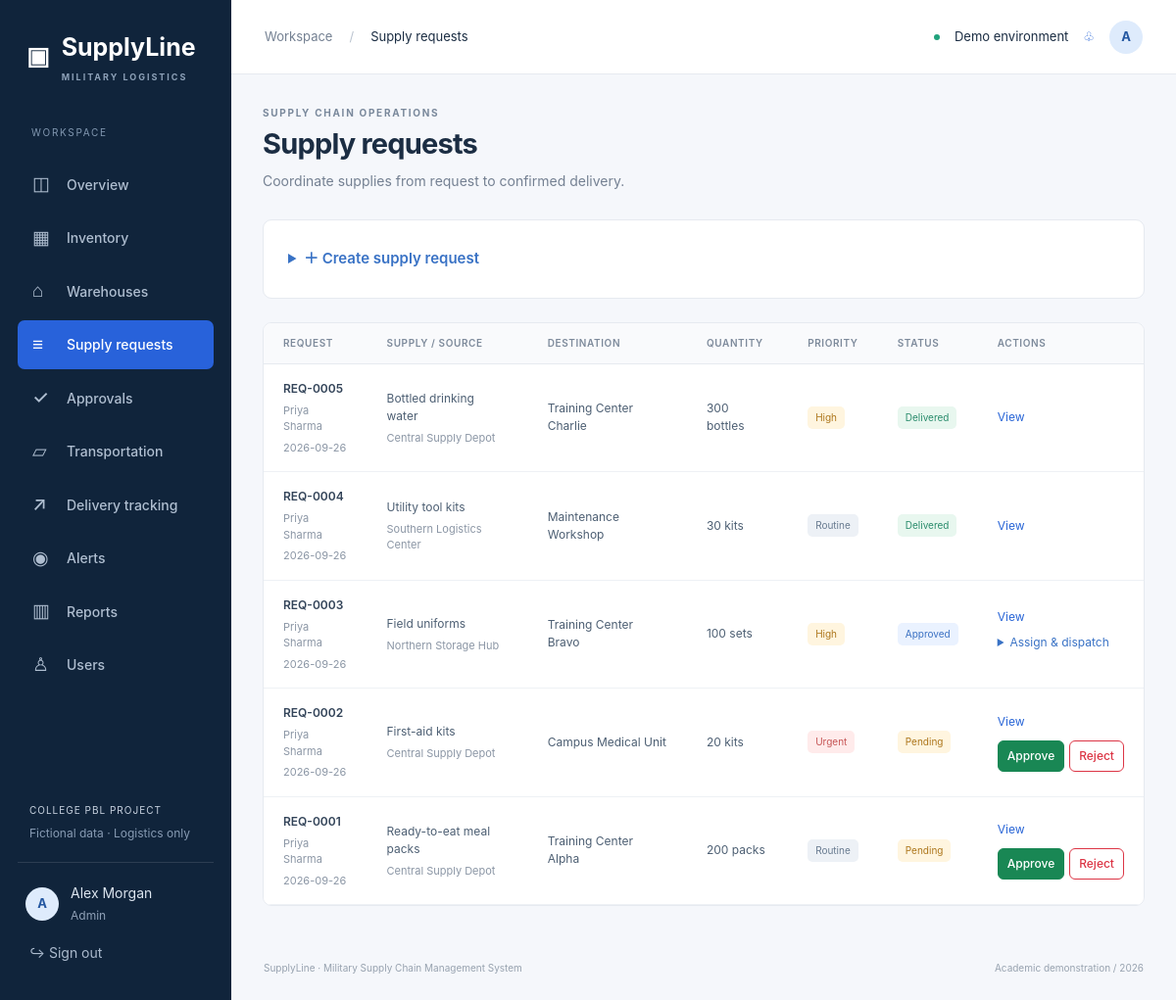
Screenshot of /requests (signed in) with the database file from the repository.
### tables this page shows
CREATE TABLE users(id INTEGER PRIMARY KEY,name TEXT NOT NULL,email TEXT UNIQUE NOT NULL,password TEXT NOT NULL,role TEXT NOT NULL CHECK(role IN ('Admin','Logistics Officer','Warehouse Staff')),warehouse_id INTEGER REFERENCES warehouses(id),CHECK(role!='Warehouse Staff' OR warehouse_id IS NOT NULL));

CREATE TABLE requests(id INTEGER PRIMARY KEY,requester INTEGER NOT NULL REFERENCES users(id),supply_id INTEGER NOT NULL REFERENCES supplies(id),quantity INTEGER NOT NULL CHECK(quantity>0),source_warehouse INTEGER NOT NULL REFERENCES warehouses(id),destination TEXT NOT NULL,request_date TEXT NOT NULL DEFAULT CURRENT_TIMESTAMP,priority TEXT NOT NULL CHECK(priority IN ('Routine','High','Urgent')),status TEXT NOT NULL DEFAULT 'Pending' CHECK(status IN ('Pending','Approved','Rejected','In Transit','Delivered')),vehicle_id INTEGER REFERENCES vehicles(id),dispatch_date TEXT,expected_date TEXT,delivered_date TEXT);

CREATE TABLE supplies(id INTEGER PRIMARY KEY,name TEXT NOT NULL,category TEXT NOT NULL,quantity INTEGER NOT NULL CHECK(quantity>=0),unit TEXT NOT NULL,warehouse_id INTEGER NOT NULL REFERENCES warehouses(id),minimum_stock INTEGER NOT NULL CHECK(minimum_stock>=0),expiry_date TEXT,status TEXT NOT NULL CHECK(status IN ('Active','Inactive')));

CREATE TABLE warehouses(id INTEGER PRIMARY KEY,name TEXT NOT NULL,location TEXT NOT NULL,capacity INTEGER NOT NULL CHECK(capacity>0),manager TEXT NOT NULL,contact TEXT NOT NULL,status TEXT NOT NULL CHECK(status IN ('Active','Inactive')));

### app.py (the view, shortened to what this page needs)
@app.route('/requests',methods=['GET','POST'])
@roles('Admin','Logistics Officer')
def requests_page():
    return render_template('requests.html',title='Supply requests',reqs=request_rows(),supplies=inventory(),vehicles=rows("SELECT * FROM vehicles WHERE status='Available'"))

### app.py (called while the page is built)
def db():
    if 'db' not in g:
        g.db = sqlite3.connect(app.config['DATABASE'])
        g.db.row_factory = sqlite3.Row
        g.db.execute('PRAGMA foreign_keys=ON')
    return g.db

def rows(sql, args=()):
    return db().execute(sql, args).fetchall()

def one(sql, args=()):
    return db().execute(sql, args).fetchone()

def roles(*allowed):
    def decorate(fn):
        @wraps(fn)
        def wrapped(*args, **kwargs):
            if not g.user:
                return redirect(url_for('login'))
            if allowed and g.user['role'] not in allowed:
                abort(403)
            return fn(*args, **kwargs)
        return wrapped
    return decorate

@app.before_request
def authenticate():
    g.user = one('SELECT * FROM users WHERE id=?', (session['user_id'],)) if session.get('user_id') else None
    session.setdefault('csrf', secrets.token_hex(24))
    if request.method == 'POST' and not secrets.compare_digest(session['csrf'], request.form.get('csrf', '')):
        abort(400, 'Invalid form token. Refresh the page and try again.')

@app.context_processor
def context():
    return dict(user=g.user, csrf=session.get('csrf'), categories=CATEGORIES, roles_list=ROLES, today=date.today().isoformat())

def inventory():
    query = 'SELECT s.*,w.name warehouse FROM supplies s JOIN warehouses w ON w.id=s.warehouse_id WHERE 1=1'
    args = []
    if g.user['role'] == 'Warehouse Staff':
        query += ' AND s.warehouse_id=?'; args.append(g.user['warehouse_id'])
    for field, column in [('warehouse', 's.warehouse_id'), ('category', 's.category'), ('status', 's.status')]:
        if request.args.get(field):
            query += f' AND {column}=?'; args.append(request.args[field])
    if request.args.get('q'):
        query += ' AND s.name LIKE ?'; args.append('%' + request.args['q'] + '%')
    return rows(query + ' ORDER BY s.id', args)

### templates/requests.html (shortened to what this page needs)
{% extends 'base.html' %}{% from 'macros.html' import heading,input,csrf_field,badge with context %}{% block content %}{{heading(title,'Coordinate supplies from request to confirmed delivery.')}}{% if request.endpoint!='approvals' %}<details class="panel create-panel" {{'open' if request.method=='POST'}}><summary>＋ Create supply request</summary></details>{% endif %}<section class="panel"><div class="table-responsive"><table class="table"><thead><tr><th>Request</th><th>Supply / source</th><th>Destination</th><th>Quantity</th><th>Priority</th><th>Status</th><th>Actions</th></tr></thead><tbody>{% for r in reqs %}<tr><td><b>REQ-{{'%04d'|format(r.id)}}</b><small>{{r.requester_name}}</small><small>{{r.request_date[:10]}}</small></td><td>{{r.supply}}<small>{{r.warehouse}}</small></td><td>{{r.destination}}</td><td>{{r.quantity}} {{r.unit}}</td><td>{{badge(r.priority)}}</td><td>{{badge(r.status)}}</td><td><a href="{{url_for('tracking',id=r.id)}}">View</a>{% if r.status=='Pending' %}<form class="action-form" method="post" action="{{url_for('request_action',ident=r.id)}}"><button name="action" value="Approve" class="btn btn-sm btn-success">Approve</button><button name="action" value="Reject" class="btn btn-sm btn-outline-danger">Reject</button></form>{% elif r.status=='Approved' %}<details><summary>Assign & dispatch</summary></details>{% elif r.status=='In Transit' %}<form method="post" action="{{url_for('request_action',ident=r.id)}}">{{csrf_field()}}<button class="btn btn-sm btn-primary" name="action" value="Deliver">Mark delivered</button></form>{% endif %}</td></tr>{% else %}<tr><td colspan="7" class="empty">No requests to display.</td></tr>{% endfor %}</tbody></table></div></section>{% endblock %}

### templates/base.html
<!doctype html><html lang="en"><head><meta charset="utf-8"><meta name="viewport" content="width=device-width,initial-scale=1"><title>{{title}} · SupplyLine</title><link rel="stylesheet" href="{{url_for('static',filename='vendor/bootstrap.min.css')}}"><link rel="stylesheet" href="{{url_for('static',filename='css/style.css')}}"></head><body>{% if user %}<aside id="sidebar"><a class="brand" href="/">▣ <span>SupplyLine<small>MILITARY LOGISTICS</small></span></a><div class="workspace-label">WORKSPACE</div><nav>{% for endpoint,label,icon in [('dashboard','Overview','◫'),('inventory_page','Inventory','▦'),('warehouses_page','Warehouses','⌂'),('requests_page','Supply requests','≡'),('approvals','Approvals','✓'),('transportation','Transportation','▱'),('tracking','Delivery tracking','↗'),('alerts','Alerts','◉'),('reports','Reports','▥'),('users_page','Users','♙')] %}{% if user.role!='Warehouse Staff' or endpoint in ['dashboard','inventory_page','warehouses_page','tracking','alerts'] %}{% if endpoint!='users_page' or user.role=='Admin' %}<a class="{{'active' if request.endpoint==endpoint}}" href="{{url_for(endpoint)}}"><span>{{icon}}</span>{{label}}</a>{% endif %}{% endif %}{% endfor %}</nav><div class="sidebar-bottom"><div class="demo-note">COLLEGE PBL PROJECT<small>Fictional data · Logistics only</small></div><a class="profile-link" href="{{url_for('profile')}}"><b class="avatar">{{user.name[:1]}}</b><span>{{user.name}}<small>{{user.role}}</small></span></a><form method="post" action="{{url_for('logout')}}"><input type="hidden" name="csrf" value="{{csrf}}"><button class="logout">↪ Sign out</button></form></div></aside>{% endif %}<div class="{{'shell' if user else 'login-shell'}}">{% if user %}<header><div><button id="menu-toggle" aria-label="Toggle navigation">☰</button><span class="muted">Workspace</span><span class="crumb">/</span>{{title}}</div><div class="header-right"><span class="live-dot"></span> Demo environment <a href="{{url_for('alerts')}}" aria-label="View alerts">♧</a><a class="avatar" href="{{url_for('profile')}}">{{user.name[:1]}}</a></div></header>{% endif %}<main>{% for category,message in get_flashed_messages(with_categories=true) %}<div role="alert" class="alert alert-{{category}}">{{message}}</div>{% endfor %}{% block content %}{% endblock %}</main>{% if user %}<footer>SupplyLine · Military Supply Chain Management System <span>Academic demonstration / {{today[:4]}}</span></footer>{% endif %}</div><script src="{{url_for('static',filename='js/script.js')}}"></script>{% block scripts %}{% endblock %}</body></html>

### templates/macros.html (shortened to what this page needs)
{% macro badge(status) %}<span class="status status-{{status|lower|replace(' ','-')}}">{{status}}</span>{% endmacro %}{% macro heading(title,description) %}<div class="page-heading"><div><div class="eyebrow">SUPPLY CHAIN OPERATIONS</div><h1>{{title}}</h1><p>{{description}}</p></div></div>{% endmacro %}

### static/css/style.css (style rules this page uses)
:root { --navy:#10243b;--blue:#2463eb;--muted:#748092;--border:#e6eaf0;--bg:#f5f7fb;--ink:#1b2d43 }
* { box-sizing:border-box }
body { margin:0;background:var(--bg);color:var(--ink);font-family:Inter,-apple-system,BlinkMacSystemFont,'Segoe UI',sans-serif;font-size:14px }
a { color:#2764d6;text-decoration:none }
h1 { font-size:29px;letter-spacing:-.8px;font-weight:700;margin:7px 0 9px }
p { line-height:1.6 }
small { font-size:12px }
aside { position:fixed;inset:0 auto 0 0;width:236px;background:var(--navy);color:#c8d3e0;padding:30px 18px;display:flex;flex-direction:column;z-index:30 }
.brand { color:#fff;display:flex;gap:12px;font-size:25px;font-weight:750;align-items:center;padding:0 9px }
.brand small { display:block;letter-spacing:2px;font-size:9px;color:#8da1b8;margin-top:4px }
.workspace-label { font-size:10px;letter-spacing:1.7px;color:#8298b1;margin:43px 14px 16px }
nav a { display:flex;gap:13px;align-items:center;color:#afbed0;padding:11px 15px;border-radius:7px;margin:4px 0;font-weight:500 }
nav a span { font-size:19px;width:22px }
nav a.active { color:#fff;background:#2862da }
.sidebar-bottom { margin-top:auto }
.demo-note { font-size:10px;letter-spacing:1px;padding:25px 12px 20px;border-bottom:1px solid #2c3d52 }
.demo-note small { display:block;letter-spacing:0;color:#879bb3;margin-top:7px }
.profile-link { display:flex;align-items:center;gap:12px;color:#dce5ef;margin:20px 8px 10px }
.profile-link small { display:block;color:#90a1b7;margin-top:4px }
.avatar { display:inline-flex;border-radius:50%;background:#deebfc;color:#2457a1;align-items:center;justify-content:center;width:34px;height:34px;font-size:13px;font-weight:700 }
.logout { background:transparent;color:#acbbce;border:0;padding:8px 12px }
.shell { margin-left:236px }
header { height:76px;border-bottom:1px solid var(--border);background:#fff;display:flex;justify-content:space-between;align-items:center;padding:0 34px;font-size:13px }
.crumb { padding:0 17px;color:#bac3cf }
.header-right { display:flex;gap:15px;align-items:center }
.live-dot { width:6px;height:6px;background:#20a27c;border-radius:50% }
.muted { color:var(--muted) }
main { max-width:1680px;margin:auto;padding:32px }
.page-heading { display:flex;justify-content:space-between;align-items:center;margin-bottom:28px }
.page-heading p { color:var(--muted);margin:0 }
.eyebrow { font-size:10px;letter-spacing:1.7px;font-weight:700;color:#79889b }
.btn { font-size:13px;border-radius:6px;padding:10px 15px;font-weight:550 }
.btn-sm { padding:6px 9px;font-size:12px }
.panel { background:#fff;border:1px solid var(--border);border-radius:9px;margin-bottom:24px;overflow:hidden }
.table { margin:0;font-size:12px;--bs-table-color:#4d5f73;vertical-align:middle }
.table th { background:#f9fafc;font-size:10px;text-transform:uppercase;letter-spacing:.6px;font-weight:600;color:#7d8a9b;padding:13px 20px;border-color:var(--border) }
.table td { padding:16px 20px;border-color:#eef1f5 }
.table td b { color:#334459;font-weight:600 }
.table small { display:block;color:#8b96a5;font-size:11px;margin-top:5px }
.status { display:inline-block;font-size:10px;border-radius:5px;padding:4px 8px;color:#687b90;background:#edf1f6;white-space:nowrap }
.status-pending,.status-high,.status-near-expiry,.status-low-stock { color:#ad761b;background:#fff5df }
.status-approved,.status-in-transit,.status-logistics-officer { color:#3b71c2;background:#eaf2ff }
.status-delivered,.status-active,.status-available { color:#2a8c6c;background:#e8f7ef }
.status-rejected,.status-urgent,.status-expired,.status-delayed { background:#ffebeb;color:#c65555 }
footer { display:flex;justify-content:space-between;padding:0 33px 25px;color:#97a2af;font-size:10px }
summary { cursor:pointer;color:#3972c5;font-size:12px;padding:8px 0 }
.action-form { display:flex;gap:5px;margin-top:10px }
.create-panel { padding:20px 25px }
.create-panel>summary { font-size:15px;font-weight:600 }
button,a,input,select,summary { outline-offset:4px }
aside { overflow-y:auto }

### rows the page displays
users: name "A", name "Alex Morgan", role "Admin"
requests: id "0005", requester_name "Priya Sharma", request_date "2026-09-26", supply "Bottled drinking water", warehouse "Central Supply Depot", destination "Training Center Charlie", quantity "300", unit "bottles", priority "High Delivered"
requests: id "0004", requester_name "Priya Sharma", request_date "2026-09-26", supply "Utility tool kits", warehouse "Southern Logistics Center", destination "Maintenance Workshop", quantity "30", unit "kits", priority "Routine Delivered"
requests: id "0003", requester_name "Priya Sharma", request_date "2026-09-26", supply "Field uniforms", warehouse "Northern Storage Hub", destination "Training Center Bravo", quantity "100", unit "sets", priority "High Approved"
requests: id "0002", requester_name "Priya Sharma", request_date "2026-09-26", supply "First-aid kits", warehouse "Central Supply Depot", destination "Campus Medical Unit", quantity "20", unit "kits", priority "Urgent Pending"
requests: id "0001", requester_name "Priya Sharma", request_date "2026-09-26", supply "Ready-to-eat meal packs", warehouse "Central Supply Depot", destination "Training Center Alpha", quantity "200", unit "packs", priority "Routine Pending"

### other values shown
{{ icon }} "◫" "▦" "⌂" "≡" "✓" "▱" "↗" "◉" "▥" "♙"
{{ label }} "Overview" "Inventory" "Warehouses" "Supply requests" "Approvals" "Transportation" "Delivery tracking" "Alerts" "Reports" "Users"
{{ title }} "Supply requests"
{{ description }} "Coordinate supplies from request to confirmed delivery."
